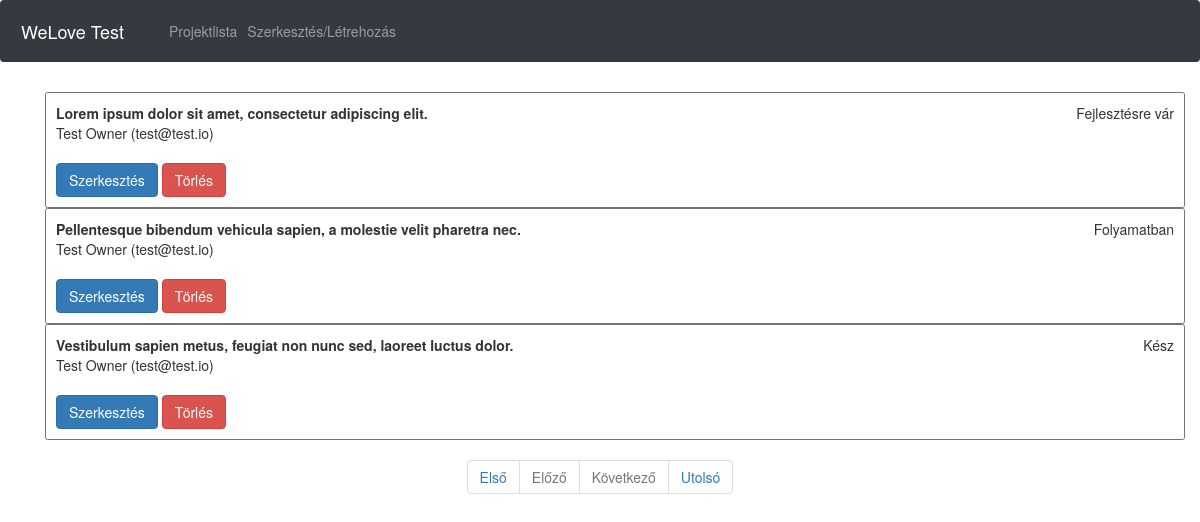
The page / on the database its author committed.
### tables this page shows
CREATE TABLE `tasks` (
  `id` int(255) NOT NULL,
  `cim` varchar(255) NOT NULL,
  `leiras` varchar(255) NOT NULL,
  `statusz` varchar(255) NOT NULL,
  `knev` varchar(255) NOT NULL,
  `kemail` varchar(255) NOT NULL
);

### index.php (the view, shortened to what this page needs)
<?php
    include_once('header.php');
?>
<link rel="stylesheet" href="https://stackpath.bootstrapcdn.com/bootstrap/4.4.1/css/bootstrap.min.css">
<link rel="stylesheet" href="https://maxcdn.bootstrapcdn.com/bootstrap/3.3.7/css/bootstrap.min.css">
    <div class = pt-3>
        <?php
		if (isset($_GET['pageno'])) {
            $pageno = $_GET['pageno'];
        } else {
            $pageno = 1;
        }
        $no_of_records_per_page = 10;
        $offset = ($pageno-1) * $no_of_records_per_page;
        include_once('dbconn.php');
        $total_pages_sql = "SELECT COUNT(*) FROM tasks";
        $result = mysqli_query($db,$total_pages_sql);
        $total_rows = mysqli_fetch_array($result)[0];
        $total_pages = ceil($total_rows / $no_of_records_per_page);
        $sql = "SELECT * FROM tasks LIMIT $offset, $no_of_records_per_page";
        $tasks = mysqli_query($db,$sql);
        while($data= mysqli_fetch_array($tasks)){
            ?>
            <div class=container>
                 <div class="p-3 pt-1 container rounded border border-secondary">
                     <strong><?php echo $data['cim']; ?></strong>
                     <div class="float-right"><?php echo $data['statusz']; ?></div><br>
                     <?php echo $data['knev']; ?>
                     <?php echo "(" . $data['kemail'] . ")"; ?><br><br>
                     <a href="projectmodify.php?id=<?php echo $data['id'] ?>">
                     <button type="button" class="btn btn-primary">Szerkesztés</button></a>
                     <a href="index.php?del_task=<?php echo $data['id'] ?>">
                     <button type="button" class="btn btn-danger">Törlés</button></a>
                </div>
            </div>
            <?php
        }
    ?>
    </div>
       <div class= "container-center d-flex justify-content-center">
        <ul class="pagination text-center">
            <li><a href="?pageno=1">Első</a></li>
            <li class="<?php if($pageno <= 1){ echo 'disabled'; } ?>">
                <a href="<?php if($pageno <= 1){ echo '?pageno='; } else { echo "?pageno=".($pageno - 1); } ?>">Előző</a>
            </li>
            <li class="<?php if($pageno >= $total_pages){ echo 'disabled'; } ?>">
                <a href="<?php if($pageno >= $total_pages){ echo '?pageno='; } else { echo "?pageno=".($pageno + 1); } ?>">Következő</a>
            </li>
            <li><a href="?pageno=<?php echo $total_pages; ?>">Utolsó</a></li>
        </ul>
    </div>

### header.php (shortened to what this page needs)
<link rel="stylesheet" href="https://stackpath.bootstrapcdn.com/bootstrap/4.4.1/css/bootstrap.min.css">
<nav class="navbar navbar-expand-lg navbar-dark bg-dark ">
  <a class="navbar-brand"  href="index.php" style="
    padding-left: 10px;
">WeLove Test</a>
  <div class="collapse navbar-collapse" id="navbarNav">
    <ul class="navbar-nav">
      <li class="nav-item">
        <a class="nav-link" href="index.php">Projektlista <span class="sr-only"></span></a>
      </li>
      <li class="nav-item">
        <a class="nav-linK" href="project.php">Szerkesztés/Létrehozás</a>
    </ul>
  </div>
</nav>

### rows shown on the page
tasks: cim "Lorem ipsum dolor sit amet, consectetur adipiscing elit.", statusz "Fejlesztésre vár", knev "Test Owner", kemail "test@test.io"
tasks: cim "Pellentesque bibendum vehicula sapien, a molestie velit pharetra nec.", statusz "Folyamatban", knev "Test Owner", kemail "test@test.io"
tasks: cim "Vestibulum sapien metus, feugiat non nunc sed, laoreet luctus dolor.", statusz "Kész", knev "Test Owner", kemail "test@test.io"
